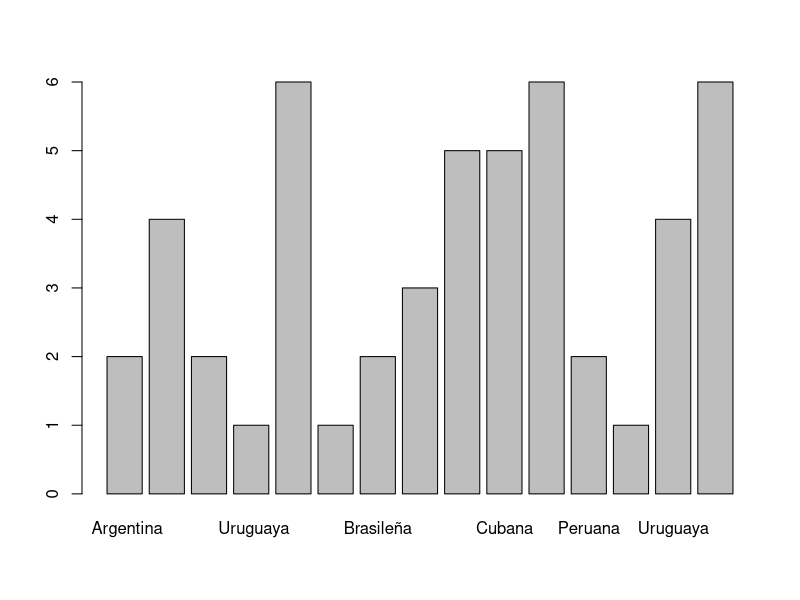
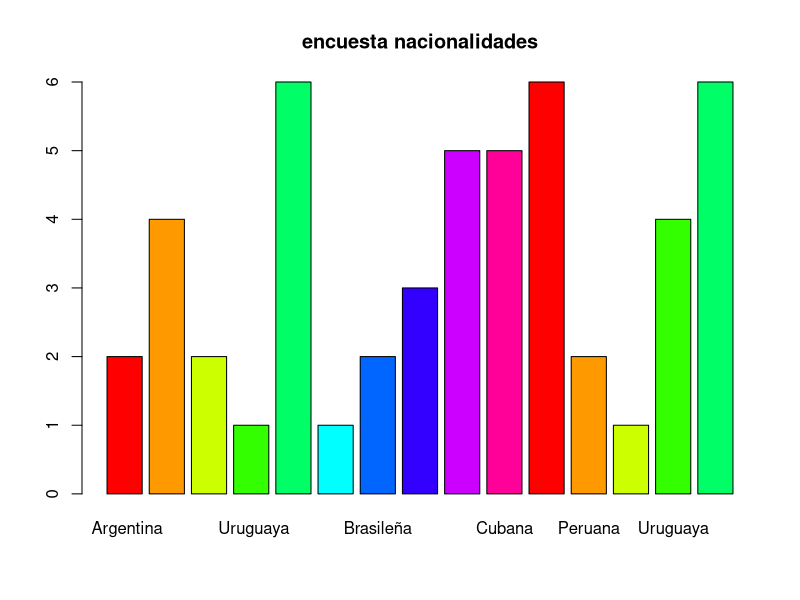

Write R code to recreate these figures, in order.
###----datos categoricos nominales----
###----variables categoricos nominales----
nacionalidad<-c(" Boliviana", "Peruana", "Venezolana", "Cubana", "Mexicana",
                "Colombiana", "Colombiana", "Brasileña", "Colombiana", "Venezolana", "Chilena",
                "Argentina", "Mexicana", "Mexicana", "Argentina", "Mexicana","Argentina",
                "Brasileña","Mexicana", "Uruguaya", "Argentina"," Argentina", "Colombiana",
                "Cubana"," Boliviana"," Peruana"," Boliviana"," Boliviana"," Peruana","uguaya",
                "Chilena"," Uruguaya", "Venezolana","Uruguaya"," Argentina", "Venezolana",
                "Uruguaya","Cubana","Venezolana","Cubana","Chilena","Argentina","Peruana",
                "Boliviana","Cubana","Venezolana","Colombiana","Mexicana","Uruguaya",
                "Argentina")

(nacionalidad)
sort(nacionalidad)

table(nacionalidad)

contador<-table (nacionalidad)
barplot(contador)

barplot(contador,
        xlabel="frecuencias",
        ylabel="nacionalidad",
        main="encuesta nacionalidades",col=rainbow(10))

